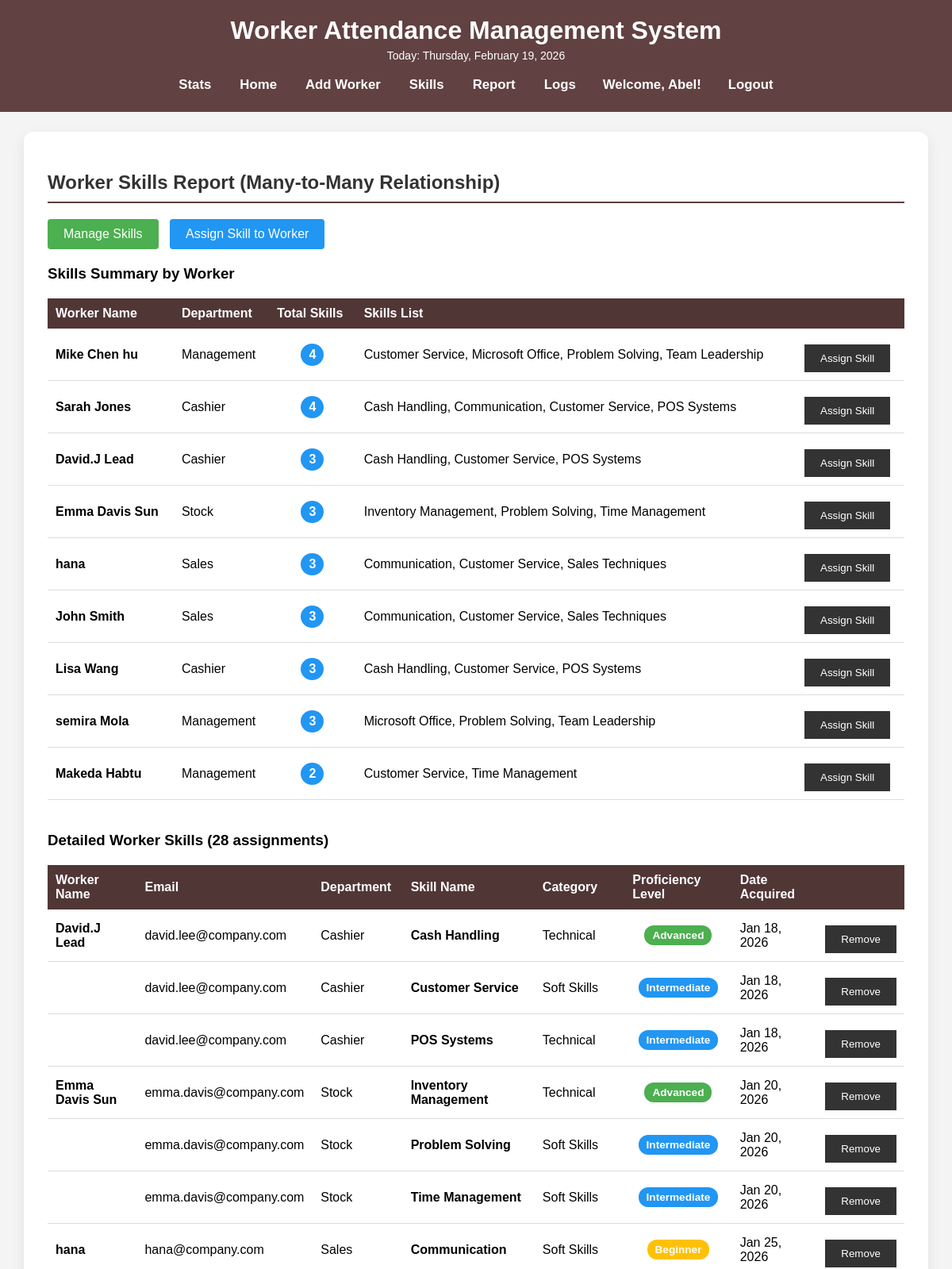
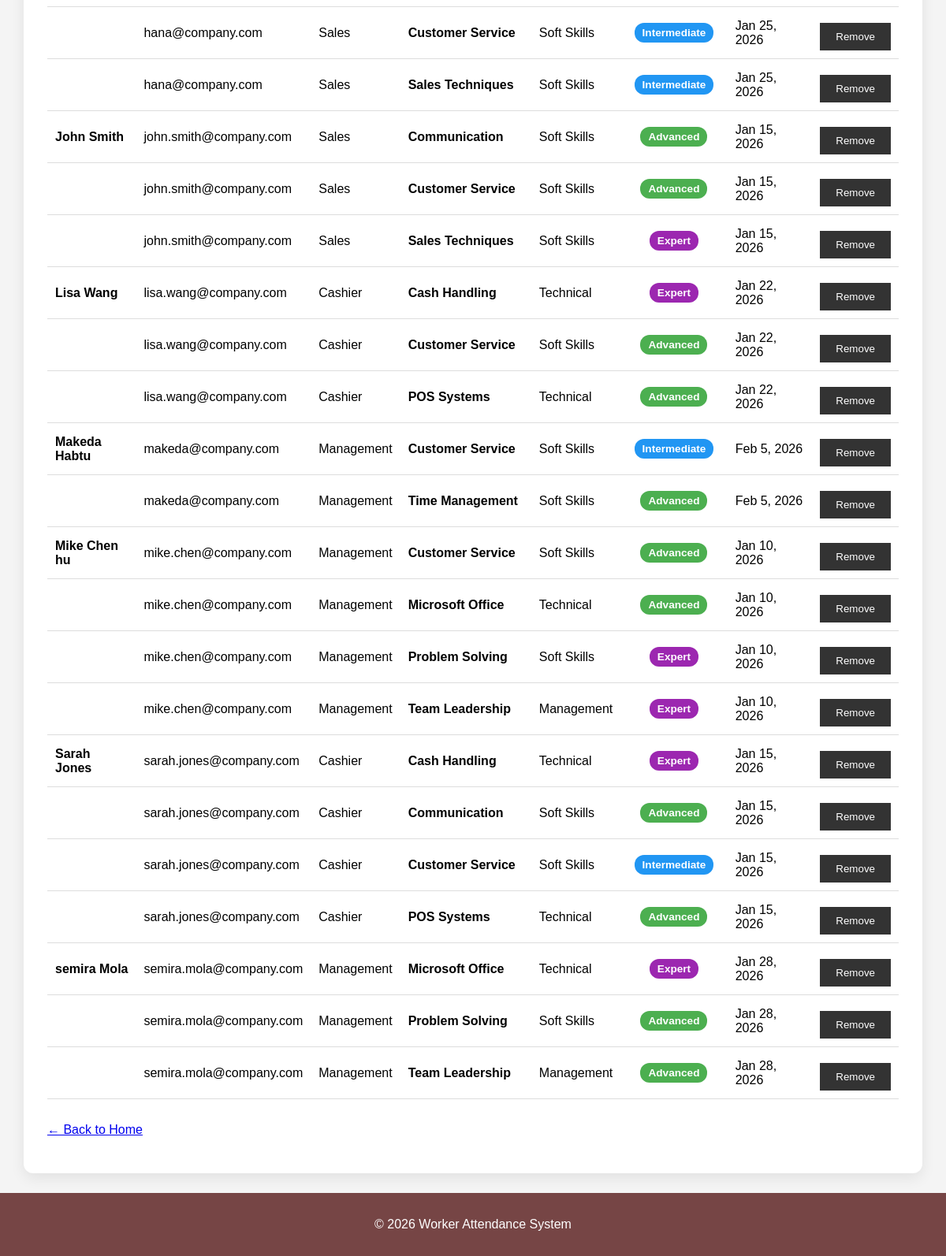
Screenshot of /worker_skills_report.php (signed in) with the database file from the repository (2 pictures, top to bottom).
### tables this page shows
CREATE TABLE `workers` (
  `worker_id` int(11) NOT NULL,
  `full_name` varchar(100) NOT NULL,
  `phone` varchar(20) DEFAULT NULL,
  `email` varchar(100) DEFAULT NULL,
  `hire_date` date DEFAULT NULL,
  `image_filename` varchar(255) DEFAULT NULL,
  `department_id` int(11) DEFAULT NULL,
  `role` varchar(50) DEFAULT NULL
);

CREATE TABLE `departments` (
  `department_id` int(11) NOT NULL,
  `department_name` varchar(50) NOT NULL,
  `location` varchar(100) DEFAULT NULL
);

CREATE TABLE `skills` (
  `skill_id` int(11) NOT NULL,
  `skill_name` varchar(100) NOT NULL,
  `skill_category` varchar(50) DEFAULT NULL,
  `description` text DEFAULT NULL
);

CREATE TABLE `worker_skills` (
  `worker_skill_id` int(11) NOT NULL,
  `worker_id` int(11) NOT NULL,
  `skill_id` int(11) NOT NULL,
  `proficiency_level` enum('Beginner','Intermediate','Advanced','Expert') DEFAULT 'Intermediate',
  `date_acquired` date DEFAULT NULL
);

### worker_skills_report.php (the view, shortened to what this page needs)
<?php
    require("database.php");
    $queryWorkerSkills = 'SELECT
                            w.worker_id,
                            w.full_name,
                            w.email,
                            d.department_name,
                            s.skill_name,
                            s.skill_category,
                            ws.proficiency_level,
                            ws.date_acquired
                          FROM workers w
                          INNER JOIN worker_skills ws ON w.worker_id = ws.worker_id
                          INNER JOIN skills s ON ws.skill_id = s.skill_id
                          LEFT JOIN departments d ON w.department_id = d.department_id
                          ORDER BY w.full_name, s.skill_name';
    $statement = $db->prepare($queryWorkerSkills);
    $statement->execute();
    $workerSkills = $statement->fetchAll();
    $querySummary = 'SELECT
                        w.worker_id,
                        w.full_name,
                        d.department_name,
                        COUNT(ws.skill_id) as total_skills,
                        GROUP_CONCAT(s.skill_name ORDER BY s.skill_name SEPARATOR ", ") as skills_list
                     FROM workers w
                     LEFT JOIN worker_skills ws ON w.worker_id = ws.worker_id
                     LEFT JOIN skills s ON ws.skill_id = s.skill_id
                     LEFT JOIN departments d ON w.department_id = d.department_id
                     GROUP BY w.worker_id, w.full_name, d.department_name
                     ORDER BY total_skills DESC, w.full_name';
    $statement = $db->prepare($querySummary);
    $statement->execute();
    $workerSummary = $statement->fetchAll();
?>
<!DOCTYPE html>
<html>
<head>
    <link rel="stylesheet" type="text/css" href="css/styles.css?v=1.0" />
</head>
<body>
    <?php include("header.php"); ?>
    <main>
        <h2>Worker Skills Report (Many-to-Many Relationship)</h2>
        <div class="skills-action-buttons">
            <a href="manage_skills.php" class="btn-manage-skills">Manage Skills</a>
            <a href="assign_skill_form.php" class="btn-assign-skill">Assign Skill to Worker</a>
        </div>
        <h3>Skills Summary by Worker</h3>
        <table>
            <tr>
                <th>Worker Name</th>
                <th>Department</th>
                <th>Total Skills</th>
                <th>Skills List</th>
                <th>&nbsp;</th>
            </tr>
            <?php foreach ($workerSummary as $worker): ?>
                <tr>
                    <td><strong><?php echo htmlspecialchars($worker['full_name']); ?></strong></td>
                    <td><?php echo htmlspecialchars($worker['department_name'] ?? 'N/A'); ?></td>
                    <td class="text-center">
                        <span class="skill-count-badge">
                            <?php echo $worker['total_skills']; ?>
                        </span>
                    </td>
                    <td><?php echo htmlspecialchars($worker['skills_list'] ?? 'No skills assigned'); ?></td>
                    <td>
                        <form action="assign_skill_form.php" method="post" class="inline-form">
                            <input type="submit" value="Assign Skill" />
                        </form>
                    </td>
                </tr>
            <?php endforeach; ?>
        </table>
        <h3 class="section-spacing">Detailed Worker Skills (<?php echo count($workerSkills); ?> assignments)</h3>
        <table>
            <tr>
                <th>Worker Name</th>
                <th>Email</th>
                <th>Department</th>
                <th>Skill Name</th>
                <th>Category</th>
                <th>Proficiency Level</th>
                <th>Date Acquired</th>
                <th>&nbsp;</th>
            </tr>
            <?php
            $currentWorker = '';
            foreach ($workerSkills as $ws):
                $proficiencyClass = 'proficiency-' . strtolower($ws['proficiency_level']);
            ?>
                <tr>
                    <td>
                        <?php
                        if ($currentWorker != $ws['full_name']) {
                            echo '<strong>' . htmlspecialchars($ws['full_name']) . '</strong>';
                            $currentWorker = $ws['full_name'];
                        }
                        ?>
                    </td>
                    <td><?php echo htmlspecialchars($ws['email']); ?></td>
                    <td><?php echo htmlspecialchars($ws['department_name'] ?? 'N/A'); ?></td>
                    <td><strong><?php echo htmlspecialchars($ws['skill_name']); ?></strong></td>
                    <td><?php echo htmlspecialchars($ws['skill_category']); ?></td>
                    <td class="text-center">
                        <span class="proficiency-badge <?php echo $proficiencyClass; ?>">
                            <?php echo htmlspecialchars($ws['proficiency_level']); ?>
                        </span>
                    </td>
                    <td><?php echo date('M j, Y', strtotime($ws['date_acquired'])); ?></td>
                    <td>
                        <form action="remove_worker_skill.php" method="post" class="inline-form">
                            <input type="submit" value="Remove" onclick="return confirm('Remove this skill from <?php echo htmlspecialchars($ws['full_name']); ?>?');" class="skill-remove-btn" />
                        </form>
                    </td>
                </tr>
            <?php endforeach; ?>
        </table>
        <p class="back-section"><a href="index.php">← Back to Home</a></p>
    </main>
    <?php include("footer.php"); ?>
</body>
</html>

### css/styles.css (style rules this page uses)
body { font-family: Arial, sans-serif; background-color: #f4f4f4; margin: 0; padding: 0; }
main { background-color: white; padding: 30px; margin: 25px auto; width: 90%; max-width: 1200px; border-radius: 12px; box-shadow: 0 6px 18px rgba(0, 0, 0, 0.08); }
h2 { color: #333; border-bottom: 2px solid #5d3f3f; padding-bottom: 10px; margin-top: 20px; }
form { margin: 20px 0; }
input[type="submit"] { background-color: #333; color: white; padding: 10px 20px; border: none; cursor: pointer; margin-top: 10px; }
table { width: 100%; border-collapse: collapse; margin: 20px 0; }
th { background-color: #513636; color: white; padding: 10px; text-align: left; }
td { padding: 10px; border-bottom: 1px solid #ddd; }
.proficiency-badge { padding: 5px 10px; border-radius: 12px; font-size: 0.85em; font-weight: bold; display: inline-block; }
.proficiency-beginner { background-color: #ffc107; color: white; }
.proficiency-intermediate { background-color: #2196F3; color: white; }
.proficiency-advanced { background-color: #4CAF50; color: white; }
.proficiency-expert { background-color: #9C27B0; color: white; }
.skills-action-buttons { margin-bottom: 20px; }
.btn-manage-skills { background-color: #4CAF50; color: white; padding: 10px 20px; text-decoration: none; border-radius: 4px; display: inline-block; }
.btn-assign-skill { background-color: #2196F3; color: white; padding: 10px 20px; text-decoration: none; border-radius: 4px; margin-left: 10px; display: inline-block; }
.skill-count-badge { background-color: #2196F3; color: white; padding: 5px 10px; border-radius: 50%; font-weight: bold; display: inline-block; }
.text-center { text-align: center; }
.section-spacing { margin-top: 40px; }
.back-section { margin-top: 30px; }
.inline-form { display: inline; }
.skill-count-badge { background-color: #2196F3; color: white; padding: 5px 10px; border-radius: 50%; font-weight: bold; }

### rows the page displays
workers: full_name "Mike Chen hu", department.department_name "Management", total_skills "4", skills_list "Customer Service, Microsoft Office, Problem Solving, Team Leadership", email "mike.chen@company.com", skills.skill_name "Customer Service", skills.skill_category "Soft Skills", worker_skills.proficiency_level "Advanced", worker_skills.date_acquired "Jan 10, 2026", skills.skill_name "Microsoft Office", skills.skill_category "Technical", skills.skill_name "Problem Solving", worker_skills.proficiency_level "Expert", skills.skill_name "Team Leadership", skills.skill_category "Management"
workers: full_name "Sarah Jones", department.department_name "Cashier", total_skills "4", skills_list "Cash Handling, Communication, Customer Service, POS Systems", email "sarah.jones@company.com", skills.skill_name "Cash Handling", skills.skill_category "Technical", worker_skills.proficiency_level "Expert", worker_skills.date_acquired "Jan 15, 2026", skills.skill_name "Communication", skills.skill_category "Soft Skills", worker_skills.proficiency_level "Advanced", skills.skill_name "Customer Service", worker_skills.proficiency_level "Intermediate", skills.skill_name "POS Systems"
workers: full_name "David.J Lead", department.department_name "Cashier", total_skills "3", skills_list "Cash Handling, Customer Service, POS Systems", email "david.lee@company.com", skills.skill_name "Cash Handling", skills.skill_category "Technical", worker_skills.proficiency_level "Advanced", worker_skills.date_acquired "Jan 18, 2026", skills.skill_name "Customer Service", skills.skill_category "Soft Skills", worker_skills.proficiency_level "Intermediate", skills.skill_name "POS Systems"
workers: full_name "Emma Davis Sun", department.department_name "Stock", total_skills "3", skills_list "Inventory Management, Problem Solving, Time Management", email "emma.davis@company.com", skills.skill_name "Inventory Management", skills.skill_category "Technical", worker_skills.proficiency_level "Advanced", worker_skills.date_acquired "Jan 20, 2026", skills.skill_name "Problem Solving", skills.skill_category "Soft Skills", worker_skills.proficiency_level "Intermediate", skills.skill_name "Time Management"
workers: full_name "hana", department.department_name "Sales", total_skills "3", skills_list "Communication, Customer Service, Sales Techniques", email "hana@company.com", skills.skill_name "Communication", skills.skill_category "Soft Skills", worker_skills.proficiency_level "Beginner", worker_skills.date_acquired "Jan 25, 2026", skills.skill_name "Customer Service", worker_skills.proficiency_level "Intermediate", skills.skill_name "Sales Techniques"
workers: full_name "John Smith", department.department_name "Sales", total_skills "3", skills_list "Communication, Customer Service, Sales Techniques", email "john.smith@company.com", skills.skill_name "Communication", skills.skill_category "Soft Skills", worker_skills.proficiency_level "Advanced", worker_skills.date_acquired "Jan 15, 2026", skills.skill_name "Customer Service", skills.skill_name "Sales Techniques", worker_skills.proficiency_level "Expert"
workers: full_name "Lisa Wang", department.department_name "Cashier", total_skills "3", skills_list "Cash Handling, Customer Service, POS Systems", email "lisa.wang@company.com", skills.skill_name "Cash Handling", skills.skill_category "Technical", worker_skills.proficiency_level "Expert", worker_skills.date_acquired "Jan 22, 2026", skills.skill_name "Customer Service", skills.skill_category "Soft Skills", worker_skills.proficiency_level "Advanced", skills.skill_name "POS Systems"
workers: full_name "semira Mola", department.department_name "Management", total_skills "3", skills_list "Microsoft Office, Problem Solving, Team Leadership", email "semira.mola@company.com", skills.skill_name "Microsoft Office", skills.skill_category "Technical", worker_skills.proficiency_level "Expert", worker_skills.date_acquired "Jan 28, 2026", skills.skill_name "Problem Solving", skills.skill_category "Soft Skills", worker_skills.proficiency_level "Advanced", skills.skill_name "Team Leadership", skills.skill_category "Management"
workers: full_name "Makeda Habtu", department.department_name "Management", total_skills "2", skills_list "Customer Service, Time Management", email "makeda@company.com", skills.skill_name "Customer Service", skills.skill_category "Soft Skills", worker_skills.proficiency_level "Intermediate", worker_skills.date_acquired "Feb 5, 2026", skills.skill_name "Time Management", worker_skills.proficiency_level "Advanced"

### other values shown
$_SESSION['userName'] "Abel"
count($workerSkills) "28"
